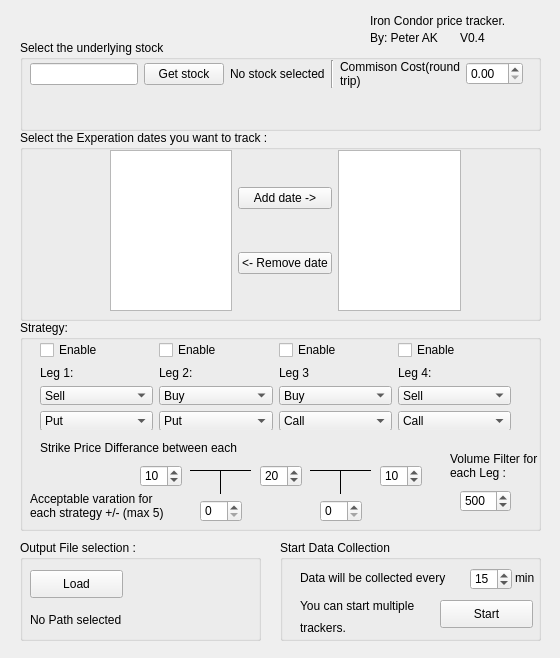
<?xml version="1.0" encoding="UTF-8"?>
<ui version="4.0">
 <author>Peter AK</author>
 <class>Form</class>
 <widget class="QWidget" name="Form">
  <property name="geometry">
   <rect>
    <x>0</x>
    <y>0</y>
    <width>560</width>
    <height>658</height>
   </rect>
  </property>
  <property name="windowTitle">
   <string>Form</string>
  </property>
  <widget class="QWidget" name="horizontalLayoutWidget_2">
   <property name="geometry">
    <rect>
     <x>110</x>
     <y>150</y>
     <width>351</width>
     <height>161</height>
    </rect>
   </property>
   <layout class="QHBoxLayout" name="horizontalLayout_2">
    <item>
     <widget class="QListView" name="list_exp"/>
    </item>
    <item>
     <layout class="QVBoxLayout" name="verticalLayout">
      <item>
       <widget class="QPushButton" name="exp_add_pb">
        <property name="text">
         <string>Add date -&gt;</string>
        </property>
       </widget>
      </item>
      <item>
       <widget class="QPushButton" name="exp_remove_pb">
        <property name="text">
         <string>&lt;- Remove date</string>
        </property>
       </widget>
      </item>
     </layout>
    </item>
    <item>
     <widget class="QListView" name="list_exp_select"/>
    </item>
   </layout>
  </widget>
  <widget class="QGroupBox" name="gb_stocks">
   <property name="geometry">
    <rect>
     <x>20</x>
     <y>40</y>
     <width>521</width>
     <height>91</height>
    </rect>
   </property>
   <property name="title">
    <string>Select the underlying stock</string>
   </property>
   <widget class="QWidget" name="horizontalLayoutWidget">
    <property name="geometry">
     <rect>
      <x>10</x>
      <y>20</y>
      <width>501</width>
      <height>61</height>
     </rect>
    </property>
    <layout class="QHBoxLayout" name="horizontalLayout">
     <property name="sizeConstraint">
      <enum>QLayout::SetFixedSize</enum>
     </property>
     <item>
      <widget class="QLineEdit" name="stock_line"/>
     </item>
     <item>
      <widget class="QPushButton" name="get_stock_pb">
       <property name="text">
        <string>Get stock</string>
       </property>
      </widget>
     </item>
     <item>
      <widget class="QLabel" name="stock_label">
       <property name="text">
        <string>No stock selected</string>
       </property>
      </widget>
     </item>
     <item>
      <widget class="Line" name="line_5">
       <property name="orientation">
        <enum>Qt::Vertical</enum>
       </property>
      </widget>
     </item>
     <item>
      <widget class="QLabel" name="label_commision_cost">
       <property name="text">
        <string>Commison Cost(round trip)</string>
       </property>
       <property name="wordWrap">
        <bool>true</bool>
       </property>
      </widget>
     </item>
     <item>
      <widget class="QDoubleSpinBox" name="dspin_commision_cost"/>
     </item>
    </layout>
   </widget>
  </widget>
  <widget class="QGroupBox" name="gb_exp_dates">
   <property name="geometry">
    <rect>
     <x>20</x>
     <y>130</y>
     <width>521</width>
     <height>191</height>
    </rect>
   </property>
   <property name="title">
    <string>Select the Experation dates you want to track :</string>
   </property>
  </widget>
  <widget class="QGroupBox" name="gb_strategy">
   <property name="geometry">
    <rect>
     <x>20</x>
     <y>320</y>
     <width>521</width>
     <height>211</height>
    </rect>
   </property>
   <property name="title">
    <string>Strategy:</string>
   </property>
   <widget class="QWidget" name="gridLayoutWidget">
    <property name="geometry">
     <rect>
      <x>20</x>
      <y>20</y>
      <width>471</width>
      <height>90</height>
     </rect>
    </property>
    <layout class="QGridLayout" name="gridLayout">
     <item row="3" column="0">
      <widget class="QComboBox" name="cb_leg1_put_call">
       <item>
        <property name="text">
         <string>Put</string>
        </property>
       </item>
       <item>
        <property name="text">
         <string>Call</string>
        </property>
       </item>
      </widget>
     </item>
     <item row="3" column="3">
      <widget class="QComboBox" name="cb_leg4_put_call">
       <item>
        <property name="text">
         <string>Call</string>
        </property>
       </item>
       <item>
        <property name="text">
         <string>Put</string>
        </property>
       </item>
      </widget>
     </item>
     <item row="2" column="0">
      <widget class="QComboBox" name="cb_leg1_sell_buy">
       <item>
        <property name="text">
         <string>Sell</string>
        </property>
       </item>
       <item>
        <property name="text">
         <string>Buy</string>
        </property>
       </item>
      </widget>
     </item>
     <item row="1" column="2">
      <widget class="QLabel" name="label_leg3">
       <property name="text">
        <string>Leg 3</string>
       </property>
      </widget>
     </item>
     <item row="3" column="1">
      <widget class="QComboBox" name="cb_leg2_put_call">
       <item>
        <property name="text">
         <string>Put</string>
        </property>
       </item>
       <item>
        <property name="text">
         <string>Call</string>
        </property>
       </item>
      </widget>
     </item>
     <item row="1" column="0">
      <widget class="QLabel" name="label_leg1">
       <property name="text">
        <string>Leg 1:</string>
       </property>
      </widget>
     </item>
     <item row="2" column="1">
      <widget class="QComboBox" name="cb_leg2_sell_buy">
       <item>
        <property name="text">
         <string>Buy</string>
        </property>
       </item>
       <item>
        <property name="text">
         <string>Sell</string>
        </property>
       </item>
      </widget>
     </item>
     <item row="2" column="3">
      <widget class="QComboBox" name="cb_leg4_sell_buy">
       <item>
        <property name="text">
         <string>Sell</string>
        </property>
       </item>
       <item>
        <property name="text">
         <string>Buy</string>
        </property>
       </item>
      </widget>
     </item>
     <item row="3" column="2">
      <widget class="QComboBox" name="cb_leg3_put_call">
       <item>
        <property name="text">
         <string>Call</string>
        </property>
       </item>
       <item>
        <property name="text">
         <string>Put</string>
        </property>
       </item>
      </widget>
     </item>
     <item row="1" column="3">
      <widget class="QLabel" name="label_leg4">
       <property name="text">
        <string>Leg 4:</string>
       </property>
      </widget>
     </item>
     <item row="2" column="2">
      <widget class="QComboBox" name="cb_leg3_sell_buy">
       <item>
        <property name="text">
         <string>Buy</string>
        </property>
       </item>
       <item>
        <property name="text">
         <string>Sell</string>
        </property>
       </item>
      </widget>
     </item>
     <item row="1" column="1">
      <widget class="QLabel" name="label_leg2">
       <property name="text">
        <string>Leg 2:</string>
       </property>
      </widget>
     </item>
     <item row="0" column="0">
      <widget class="QCheckBox" name="checkBox">
       <property name="text">
        <string>Enable</string>
       </property>
      </widget>
     </item>
     <item row="0" column="1">
      <widget class="QCheckBox" name="checkBox_2">
       <property name="text">
        <string>Enable</string>
       </property>
      </widget>
     </item>
     <item row="0" column="2">
      <widget class="QCheckBox" name="checkBox_3">
       <property name="text">
        <string>Enable</string>
       </property>
      </widget>
     </item>
     <item row="0" column="3">
      <widget class="QCheckBox" name="checkBox_4">
       <property name="text">
        <string>Enable</string>
       </property>
      </widget>
     </item>
    </layout>
   </widget>
   <widget class="QSpinBox" name="spin_leg1_2">
    <property name="geometry">
     <rect>
      <x>120</x>
      <y>145</y>
      <width>42</width>
      <height>22</height>
     </rect>
    </property>
    <property name="value">
     <number>10</number>
    </property>
   </widget>
   <widget class="QSpinBox" name="spin_leg2_3">
    <property name="geometry">
     <rect>
      <x>240</x>
      <y>145</y>
      <width>42</width>
      <height>22</height>
     </rect>
    </property>
    <property name="value">
     <number>20</number>
    </property>
   </widget>
   <widget class="QSpinBox" name="spin_leg3_4">
    <property name="geometry">
     <rect>
      <x>360</x>
      <y>145</y>
      <width>42</width>
      <height>22</height>
     </rect>
    </property>
    <property name="value">
     <number>10</number>
    </property>
   </widget>
   <widget class="QLabel" name="label_strike_price_diff">
    <property name="geometry">
     <rect>
      <x>20</x>
      <y>120</y>
      <width>201</width>
      <height>16</height>
     </rect>
    </property>
    <property name="text">
     <string>Strike Price Differance between each leg</string>
    </property>
   </widget>
   <widget class="QLabel" name="label_min_volume">
    <property name="geometry">
     <rect>
      <x>430</x>
      <y>130</y>
      <width>91</width>
      <height>31</height>
     </rect>
    </property>
    <property name="text">
     <string>Volume Filter for each Leg :</string>
    </property>
    <property name="wordWrap">
     <bool>true</bool>
    </property>
   </widget>
   <widget class="QSpinBox" name="spin_min_volume_value">
    <property name="geometry">
     <rect>
      <x>440</x>
      <y>170</y>
      <width>51</width>
      <height>22</height>
     </rect>
    </property>
    <property name="minimum">
     <number>0</number>
    </property>
    <property name="maximum">
     <number>5000</number>
    </property>
    <property name="value">
     <number>500</number>
    </property>
   </widget>
   <widget class="QSpinBox" name="spinBox">
    <property name="geometry">
     <rect>
      <x>180</x>
      <y>180</y>
      <width>42</width>
      <height>22</height>
     </rect>
    </property>
    <property name="maximum">
     <number>5</number>
    </property>
   </widget>
   <widget class="QSpinBox" name="spinBox_2">
    <property name="geometry">
     <rect>
      <x>300</x>
      <y>180</y>
      <width>42</width>
      <height>22</height>
     </rect>
    </property>
    <property name="maximum">
     <number>5</number>
    </property>
   </widget>
   <widget class="QLabel" name="label">
    <property name="geometry">
     <rect>
      <x>10</x>
      <y>170</y>
      <width>151</width>
      <height>31</height>
     </rect>
    </property>
    <property name="text">
     <string>Acceptable varation for each strategy +/- (max 5)</string>
    </property>
    <property name="scaledContents">
     <bool>false</bool>
    </property>
    <property name="wordWrap">
     <bool>true</bool>
    </property>
   </widget>
   <widget class="Line" name="line">
    <property name="geometry">
     <rect>
      <x>170</x>
      <y>140</y>
      <width>61</width>
      <height>20</height>
     </rect>
    </property>
    <property name="frameShadow">
     <enum>QFrame::Plain</enum>
    </property>
    <property name="midLineWidth">
     <number>2</number>
    </property>
    <property name="orientation">
     <enum>Qt::Horizontal</enum>
    </property>
   </widget>
   <widget class="Line" name="line_3">
    <property name="geometry">
     <rect>
      <x>190</x>
      <y>150</y>
      <width>20</width>
      <height>24</height>
     </rect>
    </property>
    <property name="frameShadow">
     <enum>QFrame::Plain</enum>
    </property>
    <property name="midLineWidth">
     <number>2</number>
    </property>
    <property name="orientation">
     <enum>Qt::Vertical</enum>
    </property>
   </widget>
   <zorder>line</zorder>
   <zorder>gridLayoutWidget</zorder>
   <zorder>spin_leg1_2</zorder>
   <zorder>spin_leg2_3</zorder>
   <zorder>spin_leg3_4</zorder>
   <zorder>label_strike_price_diff</zorder>
   <zorder>label_min_volume</zorder>
   <zorder>spin_min_volume_value</zorder>
   <zorder>spinBox</zorder>
   <zorder>spinBox_2</zorder>
   <zorder>label</zorder>
   <zorder>line_3</zorder>
  </widget>
  <widget class="QGroupBox" name="gb_output">
   <property name="geometry">
    <rect>
     <x>20</x>
     <y>540</y>
     <width>241</width>
     <height>101</height>
    </rect>
   </property>
   <property name="title">
    <string>Output File selection :</string>
   </property>
   <widget class="QPushButton" name="pb_load">
    <property name="geometry">
     <rect>
      <x>10</x>
      <y>30</y>
      <width>93</width>
      <height>28</height>
     </rect>
    </property>
    <property name="text">
     <string>Load</string>
    </property>
   </widget>
   <widget class="QLabel" name="load_path_label">
    <property name="geometry">
     <rect>
      <x>10</x>
      <y>70</y>
      <width>241</width>
      <height>20</height>
     </rect>
    </property>
    <property name="text">
     <string>No Path selected</string>
    </property>
   </widget>
  </widget>
  <widget class="QGroupBox" name="gb_start">
   <property name="geometry">
    <rect>
     <x>280</x>
     <y>540</y>
     <width>261</width>
     <height>101</height>
    </rect>
   </property>
   <property name="title">
    <string>Start Data Collection</string>
   </property>
   <widget class="QLabel" name="label_data">
    <property name="geometry">
     <rect>
      <x>20</x>
      <y>30</y>
      <width>161</width>
      <height>16</height>
     </rect>
    </property>
    <property name="text">
     <string>Data will be collected every</string>
    </property>
   </widget>
   <widget class="QSpinBox" name="spin_ever_min">
    <property name="geometry">
     <rect>
      <x>190</x>
      <y>28</y>
      <width>42</width>
      <height>22</height>
     </rect>
    </property>
    <property name="value">
     <number>15</number>
    </property>
   </widget>
   <widget class="QLabel" name="label_min">
    <property name="geometry">
     <rect>
      <x>235</x>
      <y>30</y>
      <width>55</width>
      <height>16</height>
     </rect>
    </property>
    <property name="text">
     <string>min</string>
    </property>
   </widget>
   <widget class="QPushButton" name="pb_start">
    <property name="geometry">
     <rect>
      <x>160</x>
      <y>60</y>
      <width>93</width>
      <height>28</height>
     </rect>
    </property>
    <property name="text">
     <string>Start</string>
    </property>
   </widget>
   <widget class="QLabel" name="label_start_info">
    <property name="geometry">
     <rect>
      <x>20</x>
      <y>50</y>
      <width>131</width>
      <height>31</height>
     </rect>
    </property>
    <property name="text">
     <string>You can start multiple</string>
    </property>
   </widget>
   <widget class="QLabel" name="label_start_info2">
    <property name="geometry">
     <rect>
      <x>20</x>
      <y>80</y>
      <width>55</width>
      <height>16</height>
     </rect>
    </property>
    <property name="text">
     <string>trackers.</string>
    </property>
   </widget>
  </widget>
  <widget class="QLabel" name="label_6">
   <property name="geometry">
    <rect>
     <x>370</x>
     <y>0</y>
     <width>171</width>
     <height>41</height>
    </rect>
   </property>
   <property name="text">
    <string>Iron Condor price tracker.</string>
   </property>
  </widget>
  <widget class="QLabel" name="label_7">
   <property name="geometry">
    <rect>
     <x>370</x>
     <y>30</y>
     <width>81</width>
     <height>16</height>
    </rect>
   </property>
   <property name="text">
    <string>By: Peter AK </string>
   </property>
  </widget>
  <widget class="QLabel" name="label_8">
   <property name="geometry">
    <rect>
     <x>460</x>
     <y>30</y>
     <width>61</width>
     <height>16</height>
    </rect>
   </property>
   <property name="text">
    <string>V0.4</string>
   </property>
  </widget>
  <widget class="Line" name="line_2">
   <property name="geometry">
    <rect>
     <x>310</x>
     <y>460</y>
     <width>61</width>
     <height>20</height>
    </rect>
   </property>
   <property name="frameShadow">
    <enum>QFrame::Plain</enum>
   </property>
   <property name="midLineWidth">
    <number>2</number>
   </property>
   <property name="orientation">
    <enum>Qt::Horizontal</enum>
   </property>
  </widget>
  <widget class="Line" name="line_4">
   <property name="geometry">
    <rect>
     <x>330</x>
     <y>470</y>
     <width>20</width>
     <height>24</height>
    </rect>
   </property>
   <property name="frameShadow">
    <enum>QFrame::Plain</enum>
   </property>
   <property name="midLineWidth">
    <number>2</number>
   </property>
   <property name="orientation">
    <enum>Qt::Vertical</enum>
   </property>
  </widget>
  <zorder>gb_output</zorder>
  <zorder>gb_start</zorder>
  <zorder>gb_strategy</zorder>
  <zorder>gb_stocks</zorder>
  <zorder>gb_exp_dates</zorder>
  <zorder>horizontalLayoutWidget_2</zorder>
  <zorder>label_6</zorder>
  <zorder>label_7</zorder>
  <zorder>label_8</zorder>
  <zorder>line_2</zorder>
  <zorder>line_4</zorder>
 </widget>
 <resources/>
 <connections>
  <connection>
   <sender>get_stock_pb</sender>
   <signal>clicked()</signal>
   <receiver>stock_label</receiver>
   <slot>clear()</slot>
   <hints>
    <hint type="sourcelabel">
     <x>213</x>
     <y>113</y>
    </hint>
    <hint type="destinationlabel">
     <x>263</x>
     <y>122</y>
    </hint>
   </hints>
  </connection>
 </connections>
 <designerdata>
  <property name="gridDeltaX">
   <number>10</number>
  </property>
  <property name="gridDeltaY">
   <number>10</number>
  </property>
  <property name="gridSnapX">
   <bool>true</bool>
  </property>
  <property name="gridSnapY">
   <bool>true</bool>
  </property>
  <property name="gridVisible">
   <bool>true</bool>
  </property>
 </designerdata>
</ui>
